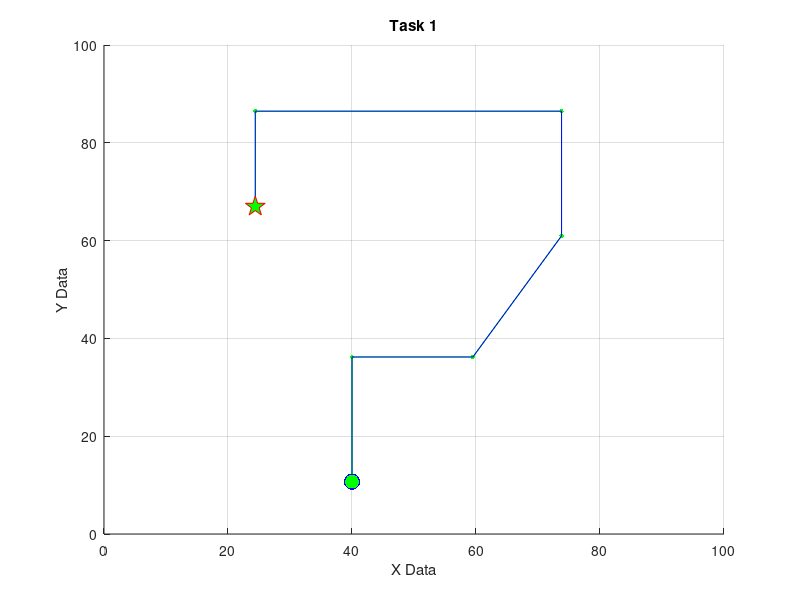

MATLAB code for this plot:
%Ethan Newman - Project 3 Part 1
%Tristan Hill - Tennessee Technological University
%10 November 2017

clear variables;clc
i=1;
Xdat=zeros(1,6);
Ydat=zeros(1,6);
fid=fopen('hw3_task1.txt','r');
Xdat1=fscanf(fid,'%f',1);
Ydat1=fscanf(fid,'%f',1);
while i<=6
    Xdat(i)=fscanf(fid,'%f',1);
    Ydat(i)=fscanf(fid,'%f',1);
    i=i+1;
end
fclose(fid)
title('Task 1')
xlabel('X Data')
ylabel('Y Data')
deg_clock=[60 30 0 330 300 270 240 210 180 150 120 90];
i=1;
a=zeros(1,6);
while i<=6
    a=Ydat(i);
    Ydat(i)=deg_clock(a);
    i=i+1;
end

hold on;grid on
x=(Xdat(1)*cosd(Ydat(1)))+Xdat1;
y=(Xdat(1)*sind(Ydat(1)))+Ydat1;
x2=(Xdat(2)*cosd(Ydat(2)))+x;
y2=(Xdat(2)*sind(Ydat(2)))+y;
x3=(Xdat(3)*cosd(Ydat(3)))+x2;
y3=(Xdat(3)*sind(Ydat(3)))+y2;
x4=(Xdat(4)*cosd(Ydat(4)))+x3;
y4=(Xdat(4)*sind(Ydat(4)))+y3;
x5=(Xdat(5)*cosd(Ydat(5)))+x4;
y5=(Xdat(5)*sind(Ydat(5)))+y4;
x6=(Xdat(6)*cosd(Ydat(6)))+x5;
y6=(Xdat(6)*sind(Ydat(6)))+y5;


plot([Xdat1 x], [Ydat1 y],'g.-','markersize',10)
plot([x x2], [y y2],'g.-','markersize',10)
plot([x2 x3], [y2 y3],'g.-','markersize',10)
plot([x3 x4], [y3 y4],'g.-','markersize',10)
plot([x4 x5], [y4 y5],'g.-','markersize',10)
plot([x5 x6], [y5 y6],'g.-','markersize',10)
plot([Xdat1 x], [Ydat1 y],'g.-','markersize',10)
plot([Xdat1 x], [Ydat1 y],'b')
plot([x x2], [y y2],'b')
plot([x2 x3], [y2 y3],'b')
plot([x3 x4], [y3 y4],'b')
plot([x4 x5], [y4 y5],'b')
plot([x5 x6], [y5 y6],'b')
plot(Xdat1,Ydat1,'.b','markersize',35)
plot(Xdat1,Ydat1,'.g','markersize',30)
plot(x6,y6,'pg','markersize',15,'markerfacecolor','g','markeredgecolor','r')
xlim([0 100])
ylim([0 100])

